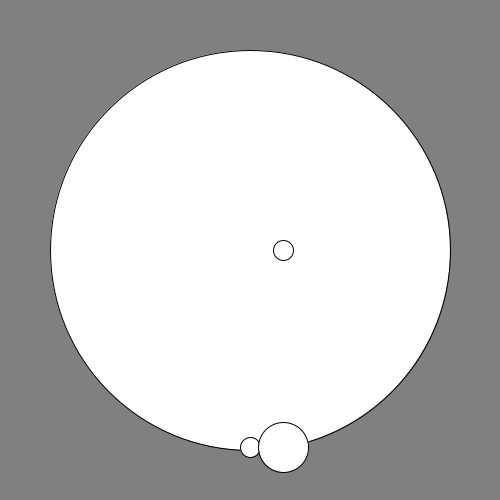
Frame 1 (no input)
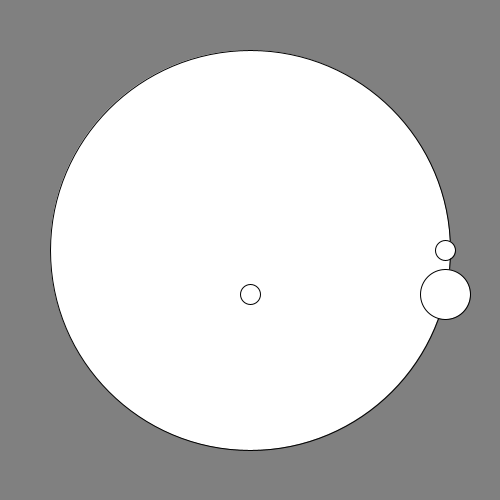
Frame 60 (the mouse pressed at the canvas centre just before this capture)
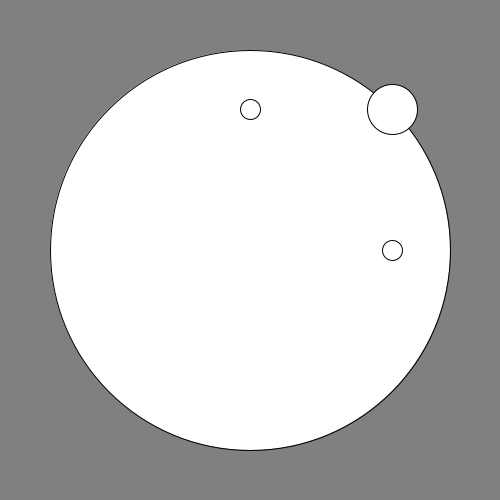
Frame 120 (the mouse held since frame 60 and released just before this capture)

The Processing sketch that drew these frames (run headless with seeded random() and noise(); from frame 60 on, the mouse is pressed at the canvas centre):

// Processing sketch: PowersA_SignalDemo
// ── PowersA_SignalDemo.pde

void setup(){
  size(500,500);
}

void draw(){
  background(128);
  
  float time = millis()/1000.0;
  
  float x = sin(time) * 200 + width/2;
  float y = cos(time) * 200 + height/2;
  
  ellipse(width/2, height/2, 400, 400);
  
  ellipse(x, height/2, 20, 20);
  ellipse(width/2, y, 20, 20);
  
  ellipse(x,y, 50, 50);
}
